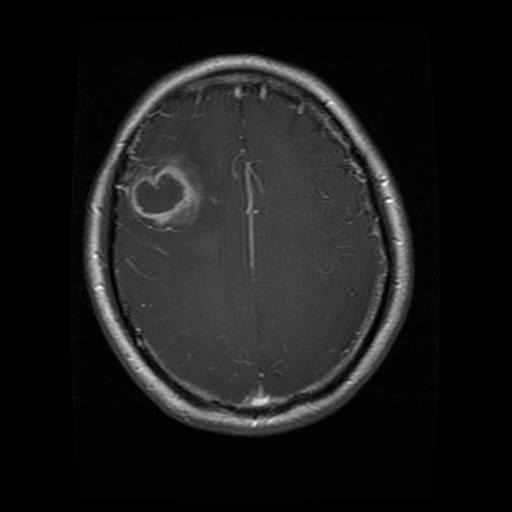
%> input picture BE-Project-main/Dataset/Tumor/Te-gl_0025.jpg, 512 x 512 px; its folder holds only this picture in this run
$ octave roi.m   (GNU Octave 9; MATLAB toolbox functions it lacks are replaced by stand-ins)
%> lines starting %> are read from the running program, lines starting %| are printed output that depends on the picture; in (x1, y1, x2, y2) boxes, pixels count from 0 and x2, y2 are one past the last pixel; in counts of white or black regions, pixels touching at a corner belong together; the program's own positions count from 1


clc
close all
clear all
%% Input

imgsFolder = 'F:\Project1\images\New Dataset\CLAHE-RMSHE\Tumor';

listing = dir(fullfile(imgsFolder, '/*.jpg'));

for idx = 1:length(listing)
    disp(idx);
    s =  imread(fullfile(listing(idx).folder, listing(idx).name));
%> s is the input picture: size 512x512x3 uint8; min 0, max 255, mean 26.1


%figure;
%imshow(s);
%title('Input image','FontSize',20);

%% Filter
num_iter = 10;
    delta_t = 1/7;
    kappa = 15;
    option = 2;
    disp('Preprocessing image please wait . . .');
    %inp = anisodiff(s,num_iter,delta_t,kappa,option);
    inp = uint8(s);

inp=imresize(inp,[256,256]);
if size(inp,3)>1
    inp=rgb2gray(inp);
%> inp: size 256x256 uint8
end
%figure;
%imshow(inp);
%title('Filtered image','FontSize',20);

%% thresholding
sout=imresize(inp,[256,256]);
t0=mean(s(:));
%> t0 = 26.13
th=t0+((max(inp(:))+min(inp(:)))./2);
%> th = 148
for i=1:1:size(inp,1)
    for j=1:1:size(inp,2)
        if inp(i,j)>th
            sout(i,j)=1;
        else
            sout(i,j)=0;
        end
    end
end
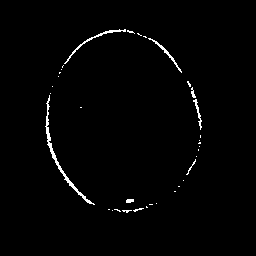
%> sout: size 256x256 uint8; values 0 (black) and 1 (white), 1.3% white in thin lines or dots, all inside (x1, y1, x2, y2) = (45, 29, 202, 213)

%% Morphological Operation

label=bwlabel(sout);
%> label: size 256x256 double; 36 distinct labels, from 0 to 35
stats=regionprops(logical(sout),'Solidity','Area','BoundingBox');
%> stats = 35 regions; largest, box (x1, y1, x2, y2), Area and Solidity: (45, 95, 95, 205) 343 0.187, (64, 29, 126, 64) 148 0.247, (148, 38, 182, 73) 106 0.53, (193, 99, 202, 130) 71 0.555, (126, 199, 134, 203) 28 0.966
density=[stats.Solidity];
%> density = 35 values, max 1 at index 2, min 0.187 at index 1, mean 0.858
area=[stats.Area];
%> area = 35 values, max 343 at index 1, min 1 at index 2, mean 24.97
high_dense_area=density>0.7;
%> high_dense_area = 35 logical values, 30 true
max_area=max(area(high_dense_area));
%> max_area = 28
tumor_label=find(area==max_area);
%> tumor_label = [14 28]
tumor=ismember(label,tumor_label);
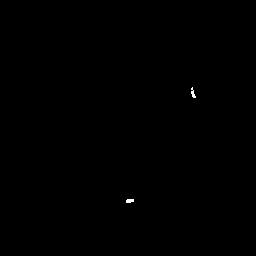
%> tumor: size 256x256 logical; 0.09% white; 2 white regions, box (x1, y1, x2, y2) and area: (191, 87, 196, 98) 28, (126, 199, 134, 203) 28

if max_area>200
   %figure;
   %imshow(tumor)
   %title('tumor alone','FontSize',20);
   disp("Tumor")
else
    %h = msgbox('No Tumor!!','status');
    disp('no tumor');
    continue;
end

%% Bounding box

box = stats(tumor_label);
wantedBox = box.BoundingBox;
%figure
%imshow(inp);
%title('Bounding Box','FontSize',20);
hold on;
rectangle('Position',wantedBox,'EdgeColor','y');
hold off;


%% Getting Tumor Outline - image filling, eroding, subtracting
% erosion the walls by a few pixels

dilationAmount = 5;
rad = floor(dilationAmount);
[r,c] = size(tumor);
filledImage = imfill(tumor, 'holes');

for i=1:r
   for j=1:c
       x1=i-rad;
       x2=i+rad;
       y1=j-rad;
       y2=j+rad;
       if x1<1
           x1=1;
       end
       if x2>r
           x2=r;
       end
       if y1<1
           y1=1;
       end
       if y2>c
           y2=c;
       end
       erodedImage(i,j) = min(min(filledImage(x1:x2,y1:y2)));
   end
end
%figure
%imshow(erodedImage);
%title('eroded image','FontSize',20);

%% subtracting eroded image from original BW image

tumorOutline=tumor;
tumorOutline(erodedImage)=0;

%figure;
%imshow(tumorOutline);
%title('Tumor Outline','FontSize',20);

%% Inserting the outline in filtered image in red color

rgb = inp(:,:,[1 1 1]);
red = rgb(:,:,1);
red(tumorOutline)=255;
green = rgb(:,:,2);
green(tumorOutline)=0;
blue = rgb(:,:,3);
blue(tumorOutline)=0;

tumorOutlineInserted(:,:,1) = red;
tumorOutlineInserted(:,:,2) = green;
tumorOutlineInserted(:,:,3) = blue;


%figure
%imshow(tumorOutlineInserted);
%title('Detected Tumer','FontSize',20);

folder = strcat('F:\Project1\images\New Dataset\Detection\CLAHE-RMSHE\Tumor\',num2str(idx),'.jpg');
imwrite(tumorOutlineInserted, folder);

%% Display Together

% [10 lines of commented-out code are left out]
end
disp("Done")
